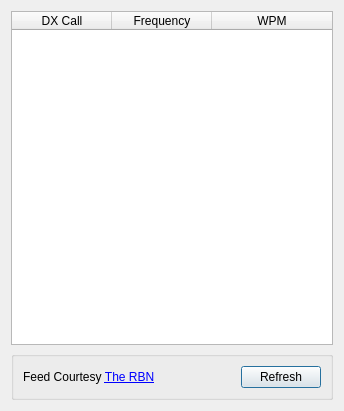
<?xml version="1.0" encoding="UTF-8"?>
<ui version="4.0">
 <class>RBNDialog</class>
 <widget class="QDialog" name="RBNDialog">
  <property name="geometry">
   <rect>
    <x>0</x>
    <y>0</y>
    <width>344</width>
    <height>411</height>
   </rect>
  </property>
  <property name="windowTitle">
   <string>Dialog</string>
  </property>
  <layout class="QGridLayout" name="gridLayout">
   <item row="1" column="0">
    <widget class="QTableWidget" name="rbnTableWidget">
     <property name="editTriggers">
      <set>QAbstractItemView::NoEditTriggers</set>
     </property>
     <property name="dragDropOverwriteMode">
      <bool>false</bool>
     </property>
     <property name="alternatingRowColors">
      <bool>true</bool>
     </property>
     <property name="selectionMode">
      <enum>QAbstractItemView::NoSelection</enum>
     </property>
     <property name="selectionBehavior">
      <enum>QAbstractItemView::SelectRows</enum>
     </property>
     <property name="sortingEnabled">
      <bool>true</bool>
     </property>
     <property name="wordWrap">
      <bool>false</bool>
     </property>
     <property name="cornerButtonEnabled">
      <bool>false</bool>
     </property>
     <property name="rowCount">
      <number>0</number>
     </property>
     <attribute name="horizontalHeaderStretchLastSection">
      <bool>true</bool>
     </attribute>
     <attribute name="verticalHeaderVisible">
      <bool>false</bool>
     </attribute>
     <attribute name="verticalHeaderHighlightSections">
      <bool>false</bool>
     </attribute>
     <column>
      <property name="text">
       <string notr="true">DX Call</string>
      </property>
      <property name="toolTip">
       <string notr="true"/>
      </property>
      <property name="whatsThis">
       <string notr="true"/>
      </property>
     </column>
     <column>
      <property name="text">
       <string notr="true">Frequency</string>
      </property>
      <property name="toolTip">
       <string notr="true"/>
      </property>
      <property name="whatsThis">
       <string notr="true"/>
      </property>
     </column>
     <column>
      <property name="text">
       <string notr="true">WPM</string>
      </property>
      <property name="toolTip">
       <string notr="true"/>
      </property>
      <property name="whatsThis">
       <string notr="true"/>
      </property>
     </column>
    </widget>
   </item>
   <item row="2" column="0">
    <widget class="QGroupBox" name="groupBox">
     <property name="title">
      <string/>
     </property>
     <layout class="QHBoxLayout" name="horizontalLayout">
      <item>
       <widget class="QLabel" name="label">
        <property name="text">
         <string>&lt;html&gt;&lt;head/&gt;&lt;body&gt;&lt;p&gt;Feed Courtesy &lt;a href=https://www.reversebeacon.net&gt;The RBN&lt;/body&gt;&lt;/html&gt;</string>
        </property>
        <property name="openExternalLinks">
         <bool>true</bool>
        </property>
        <property name="textInteractionFlags">
         <set>Qt::LinksAccessibleByMouse|Qt::TextSelectableByMouse</set>
        </property>
       </widget>
      </item>
      <item>
       <spacer name="horizontalSpacer">
        <property name="orientation">
         <enum>Qt::Horizontal</enum>
        </property>
        <property name="sizeHint" stdset="0">
         <size>
          <width>5</width>
          <height>20</height>
         </size>
        </property>
       </spacer>
      </item>
      <item>
       <widget class="QPushButton" name="rbnRefreshButton">
        <property name="text">
         <string>Refresh</string>
        </property>
       </widget>
      </item>
     </layout>
    </widget>
   </item>
  </layout>
 </widget>
 <resources/>
 <connections/>
</ui>
